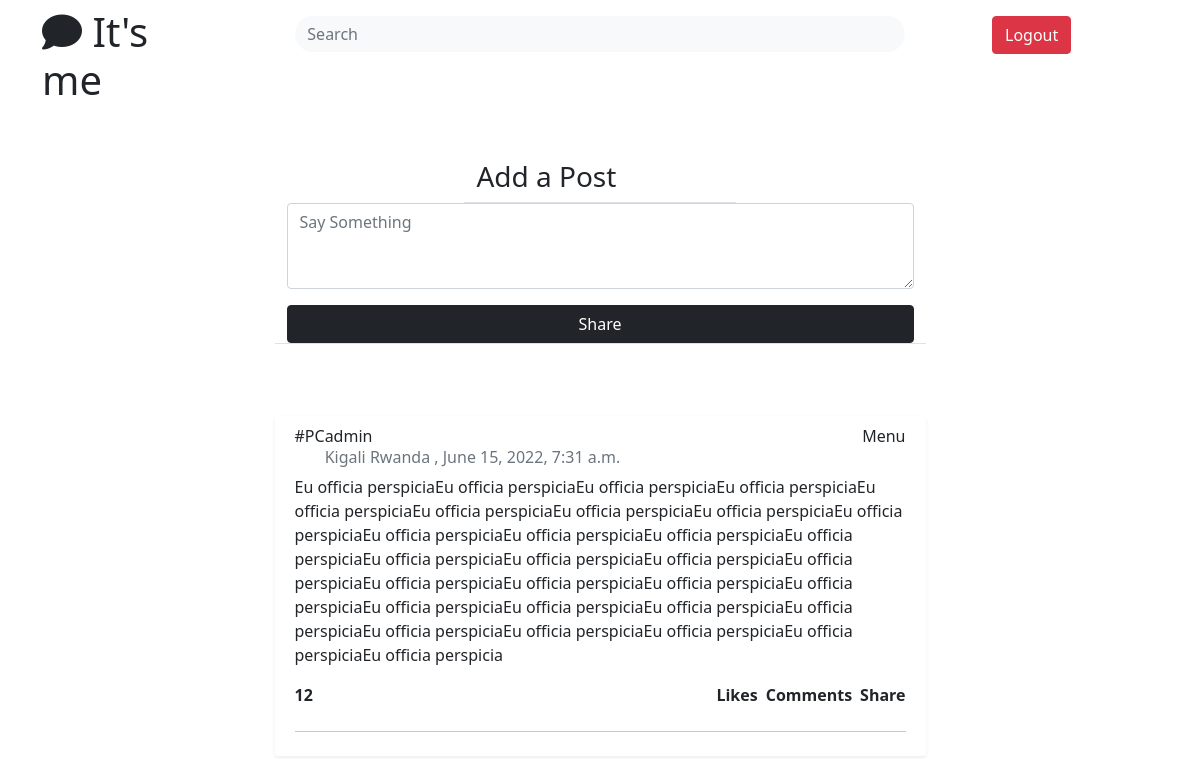
Page /posts/ (signed in) on the earlier database version.
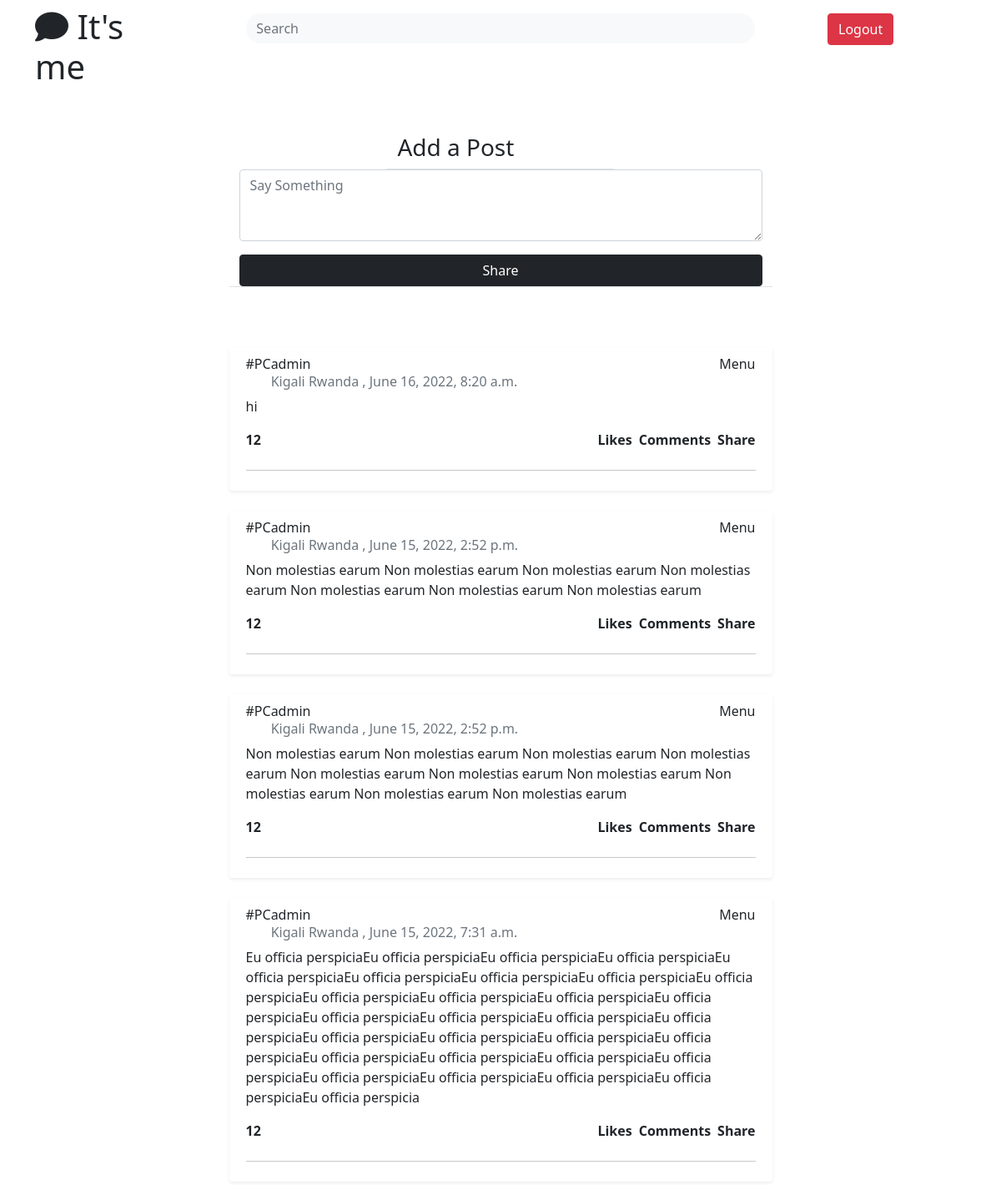
Same page on the later database version.
### social/models.py (models this page shows)
class Post(models.Model):
    body = models.TextField()
    created_on = models.DateTimeField(default=timezone.now)
    author = models.ForeignKey(User, on_delete=models.CASCADE)

### social/views.py (the view, shortened to what this page needs)
# urls.py: path('', PostListView.as_view(), name='post-list'),
class PostListView(LoginRequiredMixin, View):
    def get(self, request, *args, **kwargs):
        posts = Post.objects.all().order_by('-created_on')
        form = PostForm
        context = {
            'post_list': posts,
            'form': form,
        }
        return render(request, 'social/post_list.html', context)

### social/templates/social/post_list.html (shortened to what this page needs)
{% extends 'landing/base.html' %}
{% load crispy_forms_tags %}
{% block content %}
    <div class="container-fluid">
        <div class="row justify-content-center">
            <div class="col-lg-7 col-md-7 col-ms-12 mt-5">
                <div class="row justify-content-center">
                    <div class="col-xs-12 col-sm-12 col-md-5 border-bottom">
                        <h3>Add a Post</h3>
                    </div>
                </div>
                <div class="row justify-content-center mb-4">
                    <div class="col-xs-12 col-sm-12 col-md-12 border-bottom">
                       <form method="post">
                        {{ form |crispy }}
                        <div class="d-grid gap-2">
                            <button class="btn btn-dark mt-3">
                                Share
                            </button>
                        </div>
                       </form>
                    </div>
                </div>
            </div>
            <div class="col-lg-7 col-md-7 col-ms-12 mt-5">
                {% for post in post_list  %}
                <div class="row shadow-sm p-2 rounded mb-4">
                    <div class="col-lg-12 col-md-12 col-xs-12 col-sm-12">
                        <div class="d-flex flex-row">
                            <div class="">
                                #PC
                            </div>
                            <div class="flex-grow-1">
                                <div class="d-flex flex-column">
                                    <div class="">
                                        {{post.author}}
                                    </div>
                                    <div class="d-flex flex-row text-muted">
                                        <h6>Kigali Rwanda
                                        <span>, {{post.created_on}}</span></h6>
                                    </div>
                                </div>
                            </div>
                            <div>
                                <span  class="font-weight-bold">Menu</span>
                            </div>
                        </div>
                    </div>
                    <div class="col-lg-12 col-md-12 col-xs-12 col-sm-12 d position-relative">
                        <p>{{ post.body }}</p>
                        <div class="d-flex flex-row">
                            <div class="flex-grow-1">
                                <strong class="font-weight-bold">12</strong>
                            </div>
                            <div class="">
                                <div class="d-flex flex-row">
                                    <div class="">
                                        <strong class="font-weight-bold">Likes</strong>
                                    </div>
                                    <div class="m-2 mt-0 ml-0">
                                        <strong class="font-weight-bold"> Comments </strong>
                                    </div>
                                    <div>
                                        <strong class="font-weight-bold"> Share </strong>
                                    </div>
                                </div>
                            </div>
                        </div>
                    </div>
                    <div class="col-lg-12 col-md-12 col-xs-12 col-sm-12">
                        <hr>
                    </div>
                </div>
                 {% endfor %}
            </div>
        </div>
    </div>
{% endblock content %}

### landing/templates/landing/base.html (shortened to what this page needs)
<!doctype html>
<html lang="en">
  <head>
    <link href="https://cdn.jsdelivr.net/npm/bootstrap@5.1.3/dist/css/bootstrap.min.css" rel="stylesheet">
  </head>
  <body>
    <div class="container">
      {% include 'landing/navbar.html' %}
    {% block content %}
     {% endblock content %}
    </div>
  </body>
</html>

### landing/templates/landing/navbar.html
    <div class="row mt-2 sticky-top bg-white">
      <div class="col-lg-2">
        <h1  class="display-6"><i class="fas fa-comment"></i>  It's me
        </h1>
      </div>
      <div class="col-lg-8 mt-2">
        <div class="row justify-content-center">
          <div class="col-lg-10">
            <input type="search" class="form-control bg-light"
                          style="border:none;border:0;border-radius:25px;" placeholder="Search"/>
          </div>
        </div>
          </div>
      <div class="col-lg-2 mt-2">
        <div class="row ">
          <div class="col-lg-3">
            {% if user.is_authenticated %}
            <a href="{% url "account_logout" %}" class="btn btn-danger">
              Logout
            </a>
            {% else %}
              <a href="{% url 'account_login'%}" class="btn btn-sm btn-light mr-2">Login</a>
            {% endif %}
          </div>
        </div>
      </div>
    </div>

Differences in the rows shown:
added Post: author "admin", created_on "June 16, 2022, 8:20 a.m.", body "hi"
added Post: author "admin", created_on "June 15, 2022, 2:52 p.m.", body "Non molestias earum Non molestias earum Non molestias earum Non molestias earum Non molestias earum Non molestias earum Non molestias earum"
added Post: author "admin", created_on "June 15, 2022, 2:52 p.m.", body "Non molestias earum Non molestias earum Non molestias earum Non molestias earum Non molestias earum Non molestias earum Non molestias earum Non molestias earum Non molestias earum Non molestias earum"
